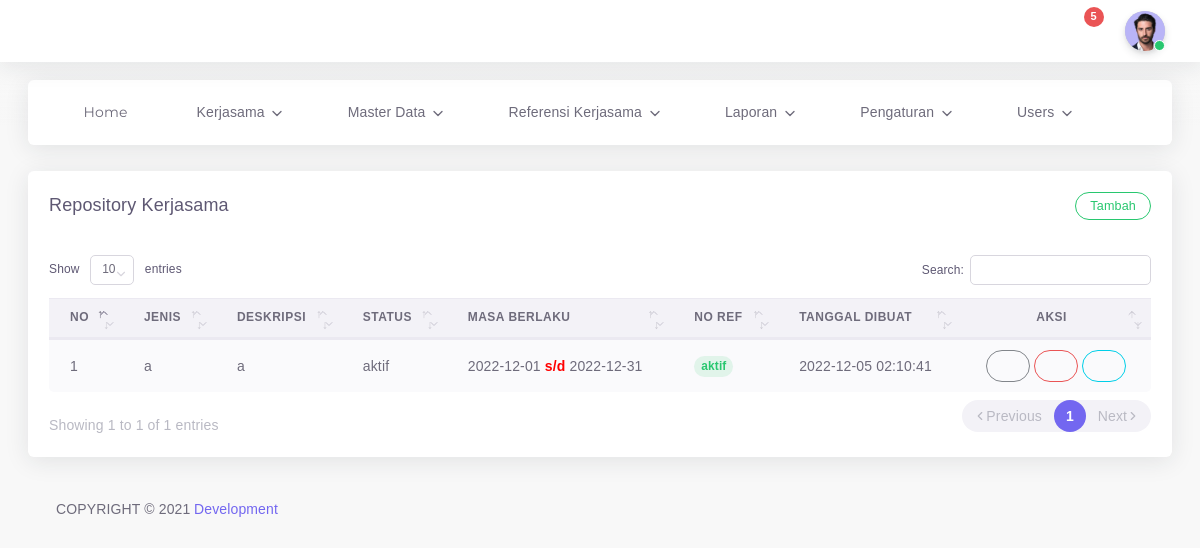
The page /admin/kerjasama.php (signed in) on the database as committed earlier.
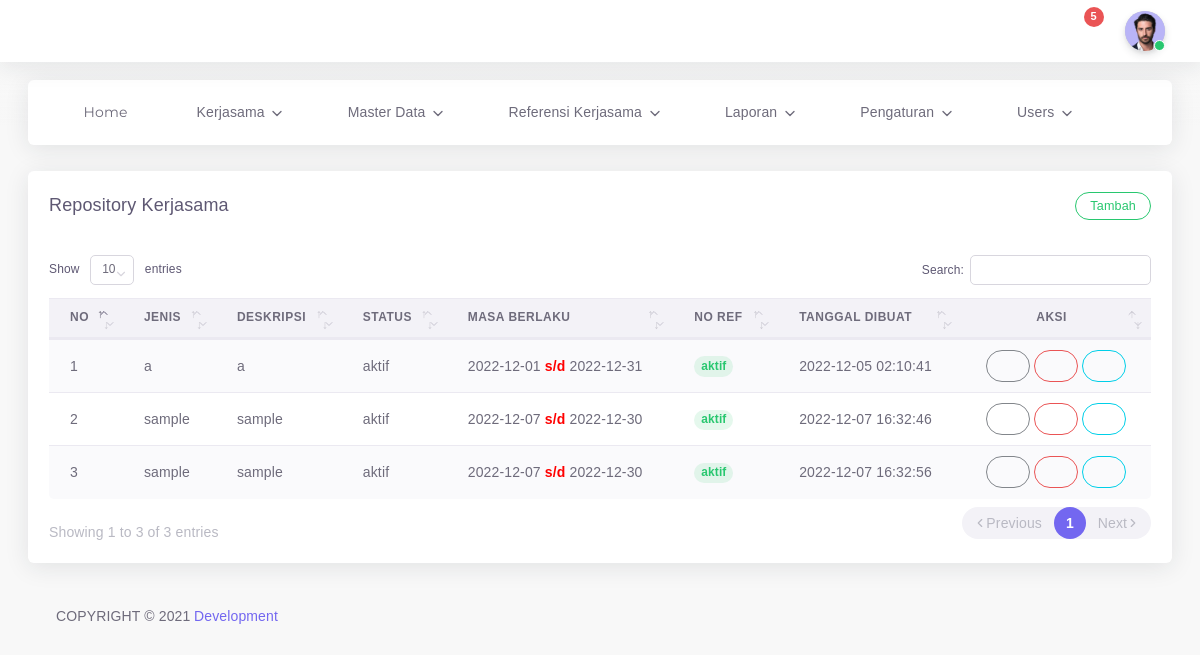
The same page on the database as committed later.
### tables this page shows
CREATE TABLE `kerjasama` (
  `id_kerjasama` int(11) NOT NULL,
  `id_jenis_dok` int(11) NOT NULL,
  `id_unit` int(11) DEFAULT NULL,
  `judul_kerjasama` varchar(255) NOT NULL,
  `deskripsi_kerjasama` text NOT NULL,
  `status_kerjasama` enum('aktif','nonaktif') NOT NULL,
  `tanggal_awal` date NOT NULL,
  `tanggal_akhir` date NOT NULL,
  `no_ref_kerjasama` varchar(255) NOT NULL,
  `file` varchar(255) NOT NULL,
  `date_created` timestamp NULL DEFAULT CURRENT_TIMESTAMP,
  `date_updated` timestamp NULL DEFAULT NULL ON UPDATE CURRENT_TIMESTAMP
);

### admin/kerjasama.php (the view, shortened to what this page needs)
<?php
include "header.php";
?>
<div class="app-content content ">
  <div class="content-wrapper container-xxl p-0">
    <div class="row match-height">
      <div class="col-lg-12">
        <div class="card">
          <div class="card-header">
            <h4 class="card-title">Repository Kerjasama</h4>
            <a href="kerjasama_form_add.php" type="button" class="btn btn-outline-success round btn-sm">Tambah</a>
          </div>
          <div class="card-body table-responsive">
            <table id="dataTables" class="table table-striped">
              <thead>
                <tr>
                  <th>No</th>
                  <th>Jenis</th>
                  <th>Deskripsi</th>
                  <th>Status</th>
                  <th>Masa Berlaku</th>
                  <th>No Ref</th>
                  <th>Tanggal Dibuat</th>
                  <th style="text-align:center;">Aksi</th>
                </tr>
              </thead>
              <tbody>
                <?php
											include "config.php";
											$no = 1;
											$data = mysqli_query($kon, "SELECT * FROM kerjasama ORDER BY id_kerjasama ASC");
											while($hasil = mysqli_fetch_array($data)){
											?>
                <tr>
                  <td>
                    <?php echo $no++; ?>
                  </td>
                  <td><?php echo $hasil ['judul_kerjasama'];?></td>
                  <td><?php echo $hasil ['deskripsi_kerjasama'];?></td>
                  <td><?php echo $hasil ['status_kerjasama'];?></td>
                  <td><?php echo $hasil ['tanggal_awal'];?> <strong style="color:red ;">s/d</strong>
                    <?php echo $hasil ['tanggal_akhir'];?>
                  </td>
                  <td><span
                      class="badge badge-pill badge-light-success mr-1 lg"><?php echo $hasil ['status_kerjasama'];?></span>
                  </td>
                  <td><?php echo $hasil ['date_created'];?></td>
                  <td style="text-align:center ;">
                    <a href="#" type="button" class="open_modal btn btn-outline-secondary round btn-sm"
                      data-toggle="modal" data-target="#edit<?php echo $hasil['id_jenis_dok']; ?>"
                      data-bs-toggle="tooltip" data-bs-placement="top" title="Lihat"><i data-feather="eye"></i></a>
                    <a href="#" type="button" class="open_modal btn btn-outline-danger round btn-sm" data-toggle="modal"
                      data-target="#edit<?php echo $hasil['id_jenis_dok']; ?>" data-bs-toggle="tooltip"
                      data-bs-placement="top" title="Hapus"><i data-feather="trash"></i></a>
                    <a href="#" type="button" class="open_modal btn btn-outline-info round btn-sm" data-toggle="modal"
                      data-target="#deleteEmployeeModal<?php echo $hasil['id_jenis_dok']; ?>" data-bs-toggle="tooltip"
                      data-bs-placement="top" title="Edit"><i data-feather="edit"></i></a>
                  </td>
                </tr>
                <?php
									}
									?>
              </tbody>
            </table>
          </div>
        </div>
      </div>
    </div>
  </div>
  <div class="drag-target"></div>
  <?php include "footer.php";?>
  </body>
  </html>

### admin/header.php (shortened to what this page needs)
<!DOCTYPE html>
<html class="loading" lang="en" data-textdirection="ltr">
  <head>
    <link rel="stylesheet" type="text/css" href="../vendor/app-assets/css/pages/page-auth.css">
    <link rel="stylesheet" type="text/css" href="../vendor/app-assets/css/plugins/forms/form-validation.css">
    <link rel="stylesheet" type="text/css" href="../vendor/app-assets/vendors/css/vendors.min.css">
    <link rel="stylesheet" type="text/css" href="../vendor/app-assets/vendors/css/charts/apexcharts.css">
    <link rel="stylesheet" type="text/css" href="../vendor/app-assets/css/bootstrap.css">
    <link rel="stylesheet" type="text/css" href="../vendor/app-assets/css/bootstrap-extended.css">
    <link rel="stylesheet" type="text/css" href="../vendor/app-assets/css/colors.css">
    <link rel="stylesheet" type="text/css" href="../vendor/app-assets/css/components.css">
    <link rel="stylesheet" type="text/css" href="../vendor/app-assets/css/themes/dark-layout.css">
    <link rel="stylesheet" type="text/css" href="../vendor/app-assets/css/themes/bordered-layout.css">
    <link rel="stylesheet" type="text/css" href="../vendor/app-assets/css/themes/semi-dark-layout.css">
    <link rel="stylesheet" type="text/css" href="../vendor/app-assets/css/core/menu/menu-types/horizontal-menu.css">
    <link rel="stylesheet" type="text/css" href="../vendor/app-assets/css/pages/dashboard-ecommerce.css">
    <link rel="stylesheet" type="text/css" href="../vendor/app-assets/css/plugins/charts/chart-apex.css">
    <link rel="stylesheet" type="text/css" href="../vendor/assets/css/style.css">
    <link rel="stylesheet" type="text/css" href="../vendor/app-assets/vendors/css/forms/select/select2.min.css">
    <link rel="stylesheet" type="text/css" href="../vendor/app-assets/vendors/css/pickers/pickadate/pickadate.css">
    <link rel="stylesheet" type="text/css" href="../vendor/app-assets/vendors/css/pickers/flatpickr/flatpickr.min.css">
    <link rel="stylesheet" href="../plugins/datatables-bs4/css/dataTables.bootstrap4.min.css">
    <link rel="stylesheet" href="../plugins/datatables-responsive/css/responsive.bootstrap4.min.css">
    <link rel="stylesheet" type="text/css" href="../vendor/app-assets/vendors/css/file-uploaders/dropzone.min.css">
    <link rel="stylesheet" type="text/css" href="../vendor/app-assets/css/plugins/forms/form-file-uploader.css">
  </head>
  <body class="horizontal-layout horizontal-menu  navbar-floating footer-static  " data-open="hover"
    data-menu="horizontal-menu" data-col="">
    <nav class="header-navbar navbar-expand-lg navbar navbar-fixed align-items-center navbar-shadow navbar-brand-center"
      data-nav="brand-center">
      <div class="navbar-container d-flex content">
        <ul class="nav navbar-nav align-items-center ml-auto">
          <li class="nav-item d-none d-lg-block">
            <a class="nav-link nav-link-style">
              <i class="ficon" data-feather="moon"></i>
            </a>
          </li>
          <li class="nav-item dropdown dropdown-notification mr-25">
            <a class="nav-link" href="javascript:void(0);" data-toggle="dropdown">
              <i class="ficon" data-feather="bell"></i>
              <span class="badge badge-pill badge-danger badge-up">5</span></a>
          </li>
          <li class="nav-item dropdown dropdown-user">
            <a class="nav-link dropdown-toggle dropdown-user-link" id="dropdown-user" href="javascript:void(0);"
              data-toggle="dropdown" aria-haspopup="true" aria-expanded="false">
              <div class="user-nav d-sm-flex d-none">
              </div>
              <span class="avatar"><img class="round" src="../vendor/app-assets//images/portrait/small/avatar-s-11.jpg"
                  alt="avatar" height="40" width="40">
                <span class="avatar-status-online"></span></span>
            </a>
          </li>
        </ul>
      </div>
    </nav>
    <?php include 'menu.php';
?>

### admin/menu.php (shortened to what this page needs)
<div class="horizontal-menu-wrapper">
  <div
    class="header-navbar navbar-expand-sm navbar navbar-horizontal floating-nav navbar-light navbar-shadow menu-border container-xxl"
    role="navigation" data-menu="menu-wrapper" data-menu-type="floating-nav">
    <div class="navbar-container main-menu-content" data-menu="menu-container">
      <ul class="nav navbar-nav" id="main-menu-navigation" data-menu="menu-navigation">
        <li class="" data-menu="" <?php if (isset($_GET["home"])){echo 'class="active"';}?>>
          <a class="dropdown-item d-flex align-items-center" href="home.php?home">
            <i data-feather="home"></i>
            <span data-i18n="Documentation">Home</span>
          </a>
        </li>
        <li class="dropdown nav-item" data-menu="dropdown"
          <?php if (isset($_GET["kerjasama"])){echo 'class="active"';}?>>
          <a class="dropdown-toggle nav-link d-flex align-items-center" data-toggle="dropdown">
            <i data-feather='folder-plus'></i>
            <span data-i18n="Misc">Kerjasama</span></a>
        </li>
        <li class="dropdown nav-item" data-menu="dropdown"
          <?php if (isset($_GET["master"])){echo 'class="active"';}?>>
          <a class="dropdown-toggle nav-link d-flex align-items-center" data-toggle="dropdown">
            <i data-feather="box"></i>
            <span data-i18n="Misc">Master Data</span></a>
        </li>
        <li class="dropdown nav-item" data-menu="dropdown">
          <a class="dropdown-toggle nav-link d-flex align-items-center" href="#" data-toggle="dropdown">
            <i data-feather="paperclip"></i>
            <span data-i18n="Misc">Referensi Kerjasama</span></a>
        </li>
        <li class="dropdown nav-item" data-menu="dropdown">
          <a class="dropdown-toggle nav-link d-flex align-items-center" href="#" data-toggle="dropdown">
            <i data-feather="database"></i>
            <span data-i18n="Misc">Laporan</span></a>
        </li>
        <li class="dropdown nav-item" data-menu="dropdown">
          <a class="dropdown-toggle nav-link d-flex align-items-center" href="#" data-toggle="dropdown">
            <i data-feather="settings"></i>
            <span data-i18n="Misc">Pengaturan</span></a>
        </li>
        <li class="dropdown nav-item" data-menu="dropdown">
          <a class="dropdown-toggle nav-link d-flex align-items-center" href="#" data-toggle="dropdown">
            <i data-feather="settings"></i>
            <span data-i18n="Misc">Users</span></a>
        </li>
      </ul>
    </div>
  </div>
</div>

### admin/footer.php (shortened to what this page needs)
<footer class="footer footer-static footer-light">
  <p class="clearfix mb-0"><span class="float-md-left d-block d-md-inline-block mt-25">COPYRIGHT &copy; 2021<a
        class="ml-25" href="#" target="_blank">Development</a></span></p>
</footer>

### admin/header.php (style rules this page uses)
.nav-item .nav-link { font-size: 14px; font-weight: 500; font-family: Rubik, sans-serif; }
.navbar-floating, .label { font-size: 14px; font-weight: 400; font-family: Rubik, sans-serif; }

Rows that differ between the two databases and show on the page:
added kerjasama: judul_kerjasama "sample", deskripsi_kerjasama "sample", status_kerjasama "aktif", tanggal_awal "2022-12-07", tanggal_akhir "2022-12-30", date_created "2022-12-07 16:32:46"
added kerjasama: judul_kerjasama "sample", deskripsi_kerjasama "sample", status_kerjasama "aktif", tanggal_awal "2022-12-07", tanggal_akhir "2022-12-30", date_created "2022-12-07 16:32:56"
Other text that changed with them:
text written by a page script: "Show entries Search: Showing 1 to 1 of 1 entries Previous 1 Next" → "Show entries Search: Showing 1 to 3 of 3 entries Previous 1 Next"
